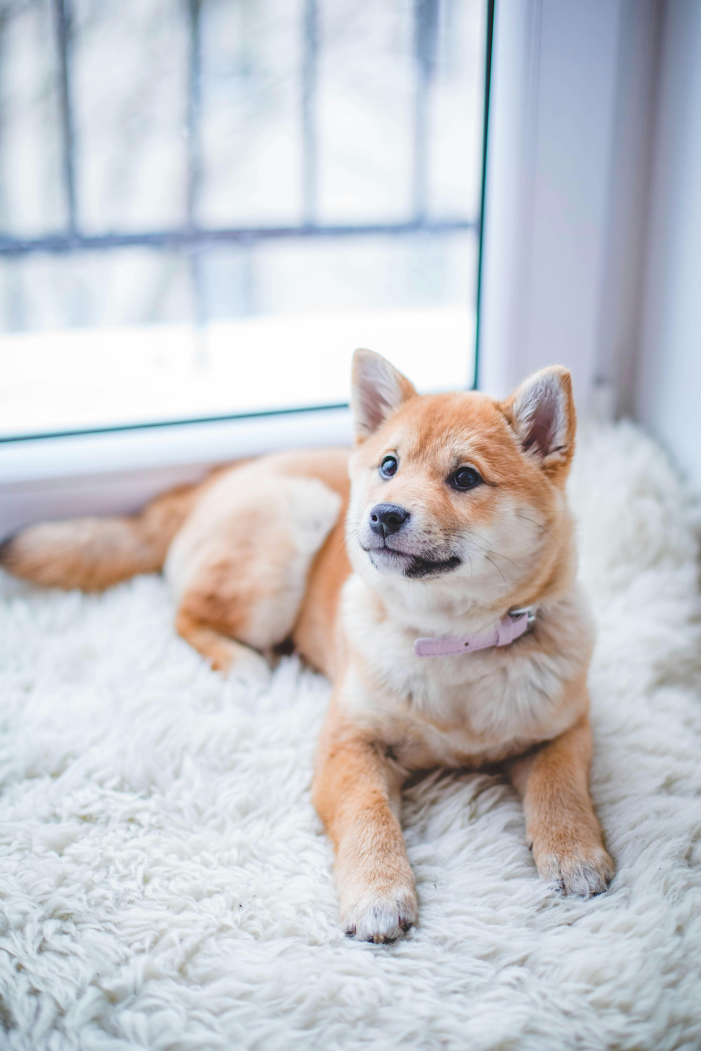
#> input picture python/opencv/lesson3/dog.jpg, 4204 x 6306 px (shown at 1/6 size)
$ python resizing.py
#> lines starting #> are read from the running program, lines starting #| are printed output that depends on the picture
import os
import cv2

# resizing
img = cv2.imread(os.path.join('.', 'dog.jpg'))
#> img is the input picture: shape (6306, 4204, 3); mean B, G, R 205.5, 200.6, 199.4

h, w = img.shape[:2]
#> h = 6306; w = 4204
scale_percent = 10  # percent of original size
width = int(w * scale_percent / 100)
#> width = 420
height = int(h * scale_percent / 100)
#> height = 630
resized_img = cv2.resize(img, (width, height))
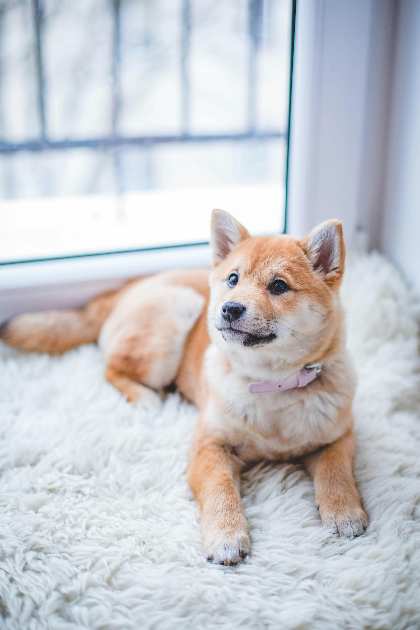
#> resized_img: shape (630, 420, 3); mean B, G, R 205.4, 200.5, 199.4

print("Original Dimensions : ", img.shape)
#| Original Dimensions :  (6306, 4204, 3)
print("Resized Dimensions : ", resized_img.shape)
#| Resized Dimensions :  (630, 420, 3)

cv2.imshow("Original Image", img)
cv2.imshow("Resized Image", resized_img)
cv2.waitKey(0)

cv2.destroyAllWindows()
